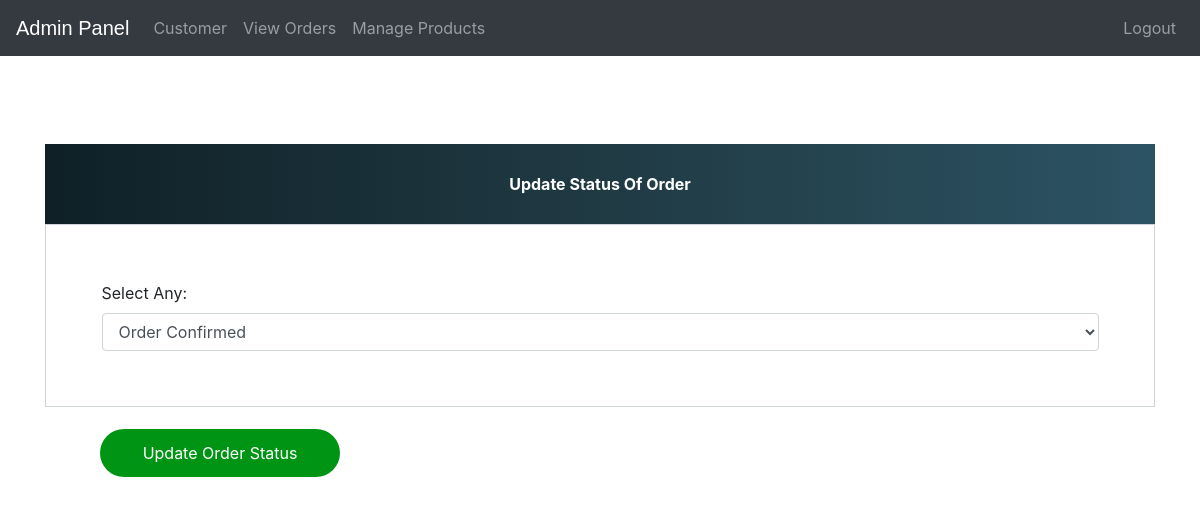
The page /update-order/3 (signed in) on the database as committed earlier.
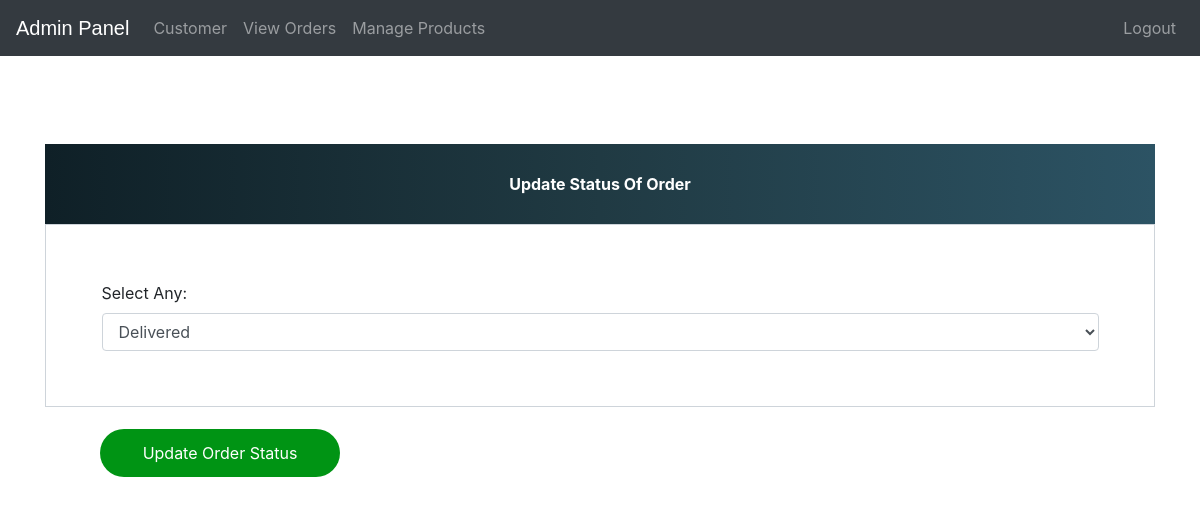
The same page on the database as committed later.
### Ecommerce_App/models.py (models this page shows)
class Orders(models.Model):
    STATUS =(
        ('Pending','Pending'),
        ('Order Confirmed','Order Confirmed'),
        ('Out for Delivery','Out for Delivery'),
        ('Delivered','Delivered'),
    )
    customer=models.ForeignKey('Customer', on_delete=models.CASCADE,null=True)
    product=models.ForeignKey('Product',on_delete=models.CASCADE,null=True)
    email = models.CharField(max_length=50,null=True)
    address = models.CharField(max_length=500,null=True)
    mobile = models.CharField(max_length=20,null=True)
    order_date= models.DateField(auto_now_add=True,null=True)
    status=models.CharField(max_length=50,null=True,choices=STATUS)

### Ecommerce_App/views.py (the view)
# urls.py: path('update-order/<int:pk>', views.update_order_view,name='update-order'),
@login_required(login_url='adminlogin')
def update_order_view(request,pk):
    order=models.Orders.objects.get(id=pk)
    orderForm=forms.OrderForm(instance=order)
    if request.method=='POST':
        orderForm=forms.OrderForm(request.POST,instance=order)
        if orderForm.is_valid():
            orderForm.save()
            return redirect('admin-view-booking')
    return render(request,'update_order.html',{'orderForm':orderForm})

### Ecommerce_App/forms.py
class OrderForm(forms.ModelForm):
    class Meta:
        model=models.Orders
        fields=['status']

### template/update_order.html (shortened to what this page needs)
{% extends 'admin_base.html' %}
{% load widget_tweaks %}
{% block body %}
<head>
  <link href="//maxcdn.bootstrapcdn.com/bootstrap/4.1.1/css/bootstrap.min.css" rel="stylesheet" id="bootstrap-css">
</head>
<br><br><br><br><br><br>
<form method="post">
  <div class="container register-form">
    <div class="form">
      <div class="note">
        <p>Update Status Of Order</p>
      </div>
      <div class="form-content">
            <label for="">Select Any:</label>
              {% render_field orderForm.status class="form-control" placeholder="Address" %}
            </div>
          </div>
        </div>
        <button type="submit" class="btnSubmit">Update Order Status</button>
</form>
{% endblock %}

Rows that differ between the two databases and show on the page:
changed Orders: status "Order Confirmed" → "Delivered"
